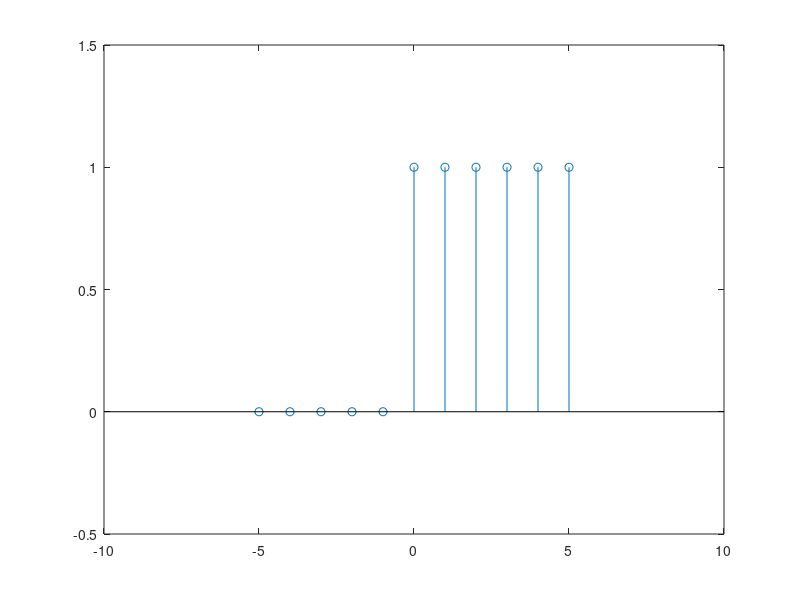

Here is the MATLAB script that generated this plot:
%Unit Step Signal of Continuous time signal.

%Reference:
%Youtube: 

clc;                        %Clears the command window and homes the cursor.
clear all;                  %Clear variables and functions from memory.
clf;                        %Clear current figure.

%Defining The Original Signal {x(t)}.

n=-5:5;                     %Defining the x axis.
x=@(n) 1.*(n>=0);           %Defining the amplitude of Y axis each point of x axis from -10 to 10. [x=@(n)] equal to x(n).
stem(n,x(n));               %Plot use for Continuos signal.
axis([-10 10 -0.5 1.5]);    %AXIS([XMIN XMAX YMIN YMAX]) sets scaling for the x- and y-axes on the current plot.